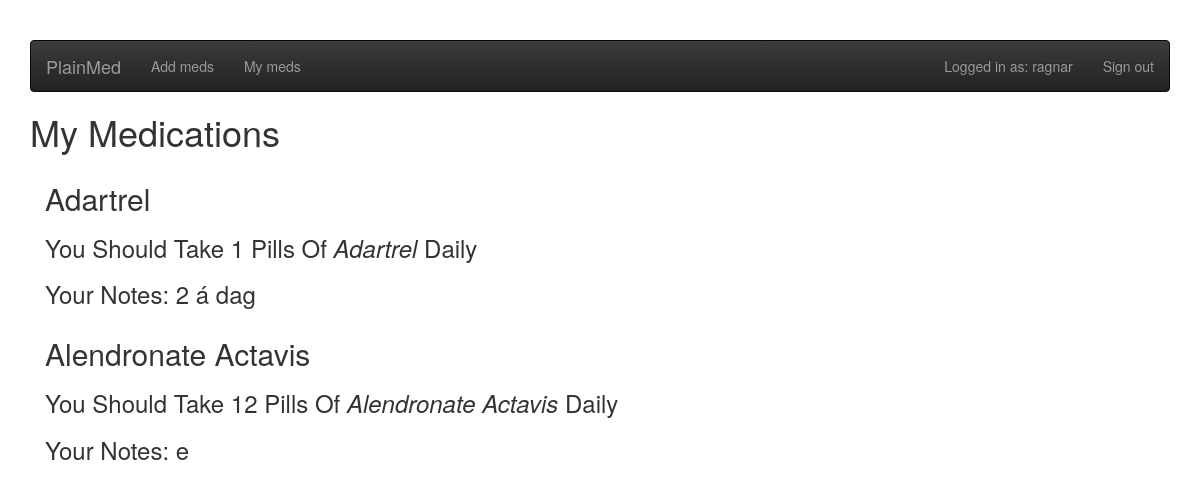
Before: /medicine/mymeds (signed in) with the older database file.
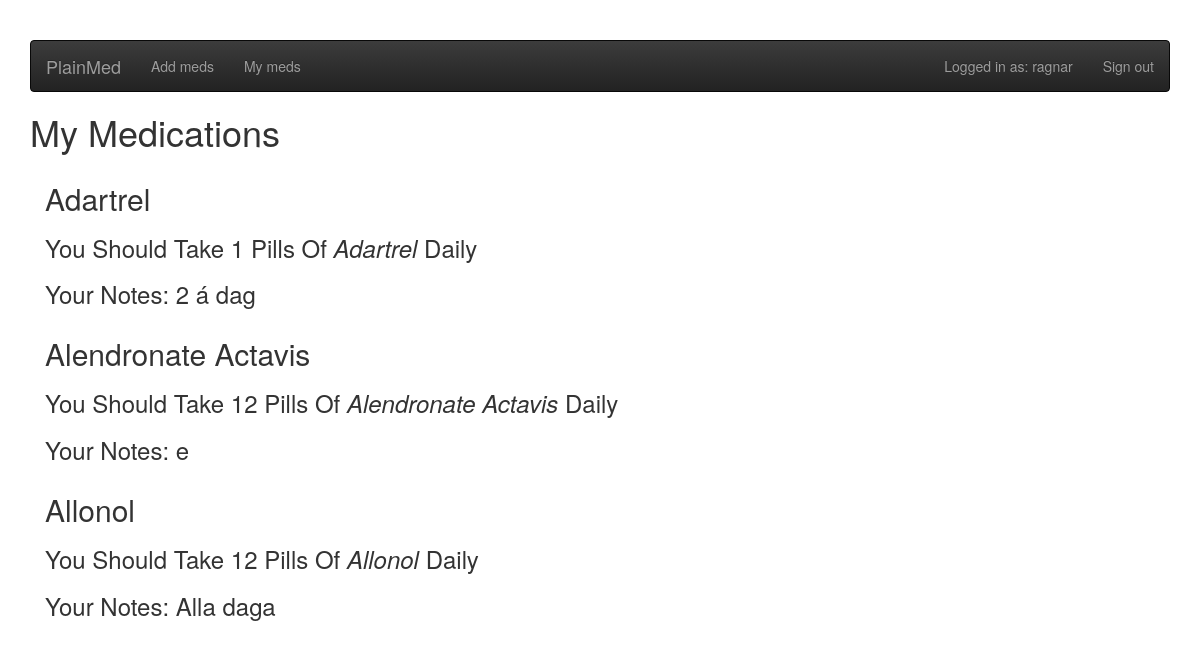
After: the same page with the newer database file.
### app/mod_auth/models.py (models this page shows, shortened)
class User(db.Model, UserMixin):
	id = db.Column(db.Integer(), primary_key=True)
	username = db.Column(db.String(128), nullable=False, unique=True)
	password = db.Column(db.String(192), nullable=False)
	def is_authenticated(self):
		return True

### app/mod_medication/models.py (models this page shows, shortened)
class MedicineUser(db.Model):
    id = db.Column(db.Integer(), primary_key=True)
    user = db.Column(db.Integer(), db.ForeignKey('user.id', ondelete='CASCADE'))
    med = db.Column(db.Integer(), db.ForeignKey('medicine.id', ondelete='CASCADE'))
    amount = db.Column(db.Integer(), nullable=False)
    intake = db.Column(db.String(192), nullable=False)
    notes = db.Column(db.String(192), nullable=True)

class Medicine(db.Model):
    id = db.Column(db.Integer(), primary_key=True)
    name = db.Column(db.String(), nullable=False)
    shortname = db.Column(db.String(), nullable=False, unique=True)

### app/mod_medication/controllers.py (the view)
@mod_medication.route('/mymeds')
@login_required
def mymeds():
    medications = db.session.query(
        MedicineUser, Medicine)\
        .join(Medicine)
    return render_template('mymedications.html', meds=medications)

### app/__init__.py (called while the page is built)
@login_manager.user_loader
def load_user(id):
    return User.query.get(id)

@app.before_request
def before_request():
    g.user = current_user

### app/mod_medication/templates/mymedications.html
{% extends "base.html" %}
{%- block container -%}
<h1>My Medications</h1>
{% for m in meds %}
<div class='container'>
	<h2>{{m.Medicine.name}}</h2>
	{% if m.amount == 1 %}
		<h3> You Should Take {{m.MedicineUser.amount}} Pill Of <i>{{m.Medicine.name}}</i> {{m.MedicineUser.intake}}</h3>
	{% else %}
		<h3> You Should Take {{m.MedicineUser.amount}} Pills Of <i>{{m.Medicine.name}}</i> {{m.MedicineUser.intake}}</h3>
	{% endif %}
	<h3> Your Notes: {{m.MedicineUser.notes}}</h3>
</div>
{% endfor %}
{% endblock %}

### app/templates/base.html (shortened to what this page needs)
<!DOCTYPE html>
<html>
	<head>
		<link rel="stylesheet" href="{{ url_for('static', filename='style.css') }}">
		<link rel="stylesheet" href="https://maxcdn.bootstrapcdn.com/bootstrap/3.3.4/css/bootstrap.min.css">
		<link rel="stylesheet" href="https://maxcdn.bootstrapcdn.com/bootstrap/3.3.4/css/bootstrap-theme.min.css">
	</head>
	<body>
		<div class="container">
            {% if g.user.is_authenticated() %}
                {% include "nav.html" %}
            {% endif %}
			{%- block container -%}
			{%- endblock -%}
		</div>
	</body>
</html>

### app/templates/nav.html
    <nav class="navbar navbar-inverse">
      <div class="container-fluid">
        <div class="navbar-header">
          <a class="navbar-brand" href="{{ url_for('index.index') }}">PlainMed</a>
        </div>
        <div>
          <ul class="nav navbar-nav">
              <li><a href="{{ url_for('medication.index') }}">Add meds</a></li>
              <li><a href="{{ url_for('medication.mymeds') }}">My meds</a></li>
          </ul>
          <ul class="nav navbar-nav navbar-right">
            {% if not g.user.is_authenticated() %}
              <li><a href="{{ url_for('auth.login') }}">Sign In</a></li>
              <li><a href="{{ url_for('auth.signup') }}">Sign Up</a></li>
            {% else %}
              <li><a>Logged in as: {{g.user.username}}</a></li>
              <li><a href="{{ url_for('auth.logout') }}">Sign out</a></li>
            {% endif %}
          </ul>
        </div>
      </div>
    </nav>

### app/static/style.css (style rules this page uses)
body { padding-top: 40px; padding-bottom: 40px; background-color: #eee; }

Changed rows visible on the page:
added MedicineUser: Medicine.name "Allonol", MedicineUser.amount "12", MedicineUser.intake "Daily", MedicineUser.notes "Alla daga"
